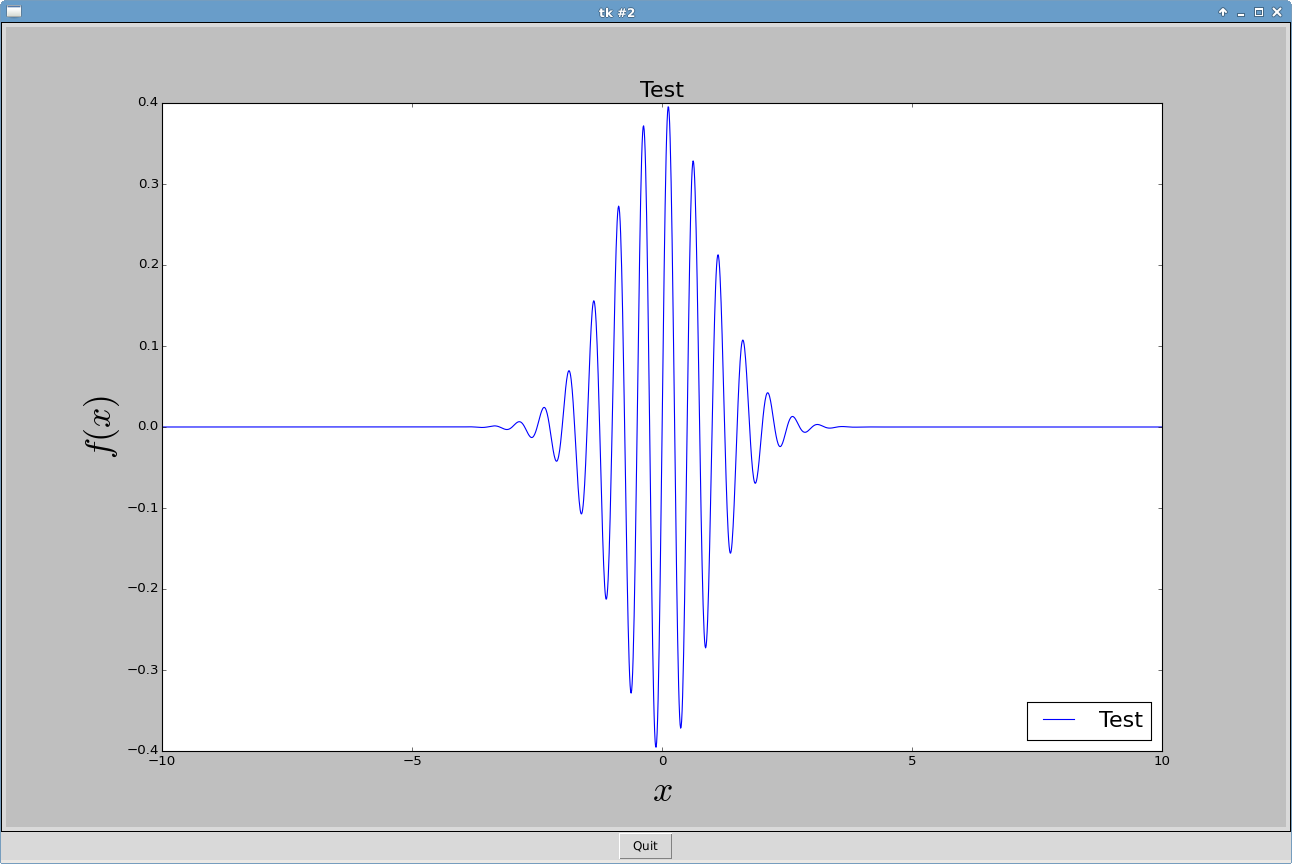

Generate this figure with Python:
#!/usr/bin/env python3
# -*- coding: utf-8 -*-

# Copyright (c) 2012 Jérémie DECOCK (http://www.jdhp.org)

# Permission is hereby granted, free of charge, to any person obtaining a copy
# of this software and associated documentation files (the "Software"), to deal
# in the Software without restriction, including without limitation the rights
# to use, copy, modify, merge, publish, distribute, sublicense, and/or sell
# copies of the Software, and to permit persons to whom the Software is
# furnished to do so, subject to the following conditions:

# The above copyright notice and this permission notice shall be included in
# all copies or substantial portions of the Software.
 
# THE SOFTWARE IS PROVIDED "AS IS", WITHOUT WARRANTY OF ANY KIND, EXPRESS OR
# IMPLIED, INCLUDING BUT NOT LIMITED TO THE WARRANTIES OF MERCHANTABILITY,
# FITNESS FOR A PARTICULAR PURPOSE AND NONINFRINGEMENT. IN NO EVENT SHALL THE
# AUTHORS OR COPYRIGHT HOLDERS BE LIABLE FOR ANY CLAIM, DAMAGES OR OTHER
# LIABILITY, WHETHER IN AN ACTION OF CONTRACT, TORT OR OTHERWISE, ARISING FROM,
# OUT OF OR IN CONNECTION WITH THE SOFTWARE OR THE USE OR OTHER DEALINGS IN
# THE SOFTWARE.

# See: http://matplotlib.sourceforge.net/examples/user_interfaces/embedding_in_tk.html
#      http://matplotlib.sourceforge.net/examples/user_interfaces/embedding_in_tk2.html
#      http://stackoverflow.com/questions/18675266/how-to-make-matplotlibpyplot-resizeable-with-the-tkinter-window-in-python

import matplotlib
matplotlib.use('TkAgg')

import math
import numpy as np
import matplotlib.pyplot as plt

from matplotlib.backends.backend_tkagg import FigureCanvasTkAgg, NavigationToolbar2TkAgg
# implement the default mpl key bindings
from matplotlib.backend_bases import key_press_handler

import tkinter as tk


def main():

    # MATPLOTLIB

    x_vec = np.arange(-10, 10, 0.01)
    y_vec = np.sin(2 * 2 * np.pi * x_vec) * 1/np.sqrt(2*np.pi) * np.exp(-(x_vec**2)/2)

    fig = plt.figure(figsize=(16.0, 10.0))
    ax = fig.add_subplot(111)
    ax.plot(x_vec, y_vec, "-", label="Test")

    # Title and labels
    ax.set_title(r"Test", fontsize=20)
    ax.set_xlabel(r"$x$", fontsize=32)
    ax.set_ylabel(r"$f(x)$", fontsize=32)

    # Legend
    ax.legend(loc='lower right', fontsize=20)


    # TKINTER

    root = tk.Tk()

    canvas = FigureCanvasTkAgg(fig, master=root)
    canvas.get_tk_widget().pack(fill=tk.BOTH, expand=1)

    def _quit():
        root.quit()     # stops mainloop
        root.destroy()  # this is necessary on Windows to prevent
                        # Fatal Python Error: PyEval_RestoreThread: NULL tstate

    button = tk.Button(master=root, text='Quit', command=_quit)
    button.pack(side=tk.BOTTOM)

    # Add a callback on WM_DELETE_WINDOW event
    root.protocol("WM_DELETE_WINDOW", _quit)

    root.mainloop()

if __name__ == "__main__":
    main()
